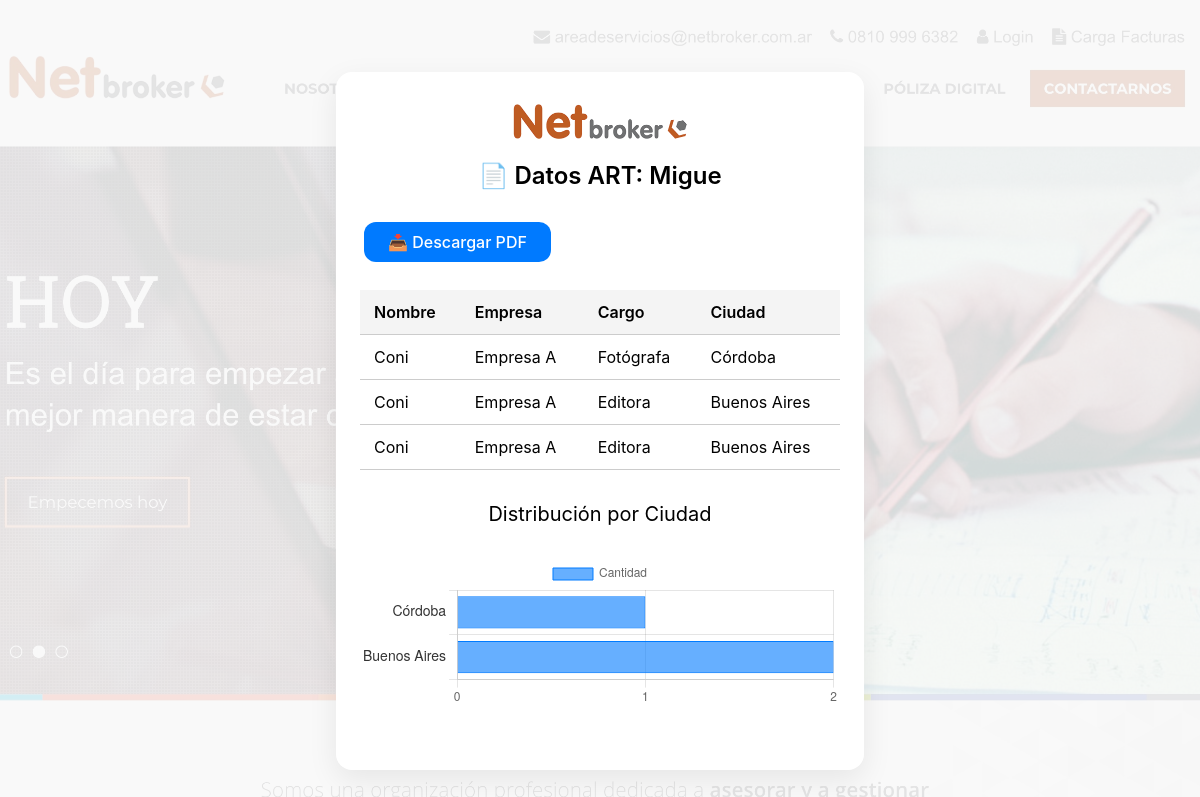
The page /datos_art/5 (signed in) on the database its author committed.
### tables this page shows
CREATE TABLE "usuarios" (
        id INTEGER PRIMARY KEY AUTOINCREMENT,
        nombre TEXT NOT NULL,
        usuario TEXT NOT NULL,
        clave TEXT NOT NULL,
        rol TEXT NOT NULL
    );

CREATE TABLE datos_csv (
    id INTEGER PRIMARY KEY AUTOINCREMENT,
    usuario_id INTEGER NOT NULL,
    nombre TEXT NOT NULL,
    empresa TEXT NOT NULL,
    cargo TEXT NOT NULL,
    ciudad TEXT NOT NULL
);

### rutas/usuarios.py (the view)
@usuarios.route('/datos_art/<int:usuario_id>')
def datos_art(usuario_id):
    if session.get('rol') != 'admin':
        return redirect(url_for('auth.index'))
    db = get_db()
    datos = db.execute('SELECT nombre, empresa, cargo, ciudad FROM datos_csv WHERE usuario_id = ?', (usuario_id,)).fetchall()
    cliente = db.execute('SELECT nombre FROM usuarios WHERE id = ?', (usuario_id,)).fetchone()
    ciudades = {}
    for fila in datos:
        ciudad = fila['ciudad']
        ciudades[ciudad] = ciudades.get(ciudad, 0) + 1
    labels = list(ciudades.keys())
    valores = list(ciudades.values())
    return render_template(
        'datos_cliente_admin.html',
        datos=datos,
        cliente_nombre=cliente['nombre'],
        usuario_id=usuario_id,
        labels=labels,
        valores=valores
    )

### rutas/usuarios.py (called while the page is built)
def get_db():
    if 'db' not in g:
        g.db = sqlite3.connect(app.config['DATABASE'])
        g.db.row_factory = sqlite3.Row
    return g.db

### templates/datos_cliente_admin.html (shortened to what this page needs)
<!DOCTYPE html>
<html lang="es">
<head>
    <link rel="stylesheet" href="{{ url_for('static', filename='css/style.css') }}">
</head>
<body>
<div class="formulario container">
    <img src="{{ url_for('static', filename='img/logo-netbroker.png') }}" alt="Logo de NetBroker" class="logo">
<h2>📄 Datos ART: {{ cliente_nombre }}</h2>
    <a href="{{ url_for('usuarios.descargar_pdf', usuario_id=usuario_id) }}" class="btn btn-blue">📥 Descargar PDF</a>
<table>
        <thead>
            <tr>
                <th>Nombre</th>
                <th>Empresa</th>
                <th>Cargo</th>
                <th>Ciudad</th>
            </tr>
        </thead>
        <tbody>
        {% for fila in datos %}
            <tr>
                <td>{{ fila['nombre'] }}</td>
                <td>{{ fila['empresa'] }}</td>
                <td>{{ fila['cargo'] }}</td>
                <td>{{ fila['ciudad'] }}</td>
            </tr>
        {% endfor %}
        </tbody>
    </table>
<h3 style="margin-top:2rem; text-align:center;">Distribución por Ciudad</h3>
    <div style="max-width: 600px; margin: 2rem auto;">
        <canvas id="graficoCiudad"></canvas>
    </div>
</div>
<script>
const ctx = document.getElementById('graficoCiudad');
const chart = new Chart(ctx, {
    type: 'bar',
    data: {
        labels: {{ labels | safe }},
        datasets: [{
            label: 'Cantidad',
            data: {{ valores | safe }},
            backgroundColor: 'rgba(0, 123, 255, 0.6)',
            borderColor: 'rgba(0, 123, 255, 1)',
            borderWidth: 1
        }]
    },
    options: {
        indexAxis: 'y',
        responsive: true,
        maintainAspectRatio: false,
        scales: {
            x: {
                beginAtZero: true,
                ticks: { stepSize: 1 }
            },
            y: {
                ticks: {
                    color: '#333',
                    font: {
                        size: 14
                    }
                }
            }
        },
        plugins: {
            legend: {
                position: 'top'
            },
            tooltip: {
                enabled: true
            }
        }
    }
});
</script>
</body>
</html>

### static/css/style.css (style rules this page uses)
body { position: relative; min-height: 100vh; margin: 0; padding: 0; z-index: 0; overflow-x: hidden; }
body::before { content: ""; position: fixed; top: 0; left: 0; width: 100%; height: 100%; background-image: url("../img/bg.jpg"); background-size: cover; background-position: center; opacity: 0.15; z-index: -1; }
body { font-family: -apple-system, BlinkMacSystemFont, "SF Pro Text", "Helvetica Neue", Helvetica, Arial, sans-serif; background: #f8f8f8; margin: 0; padding: 40px; }
h1, h2 { text-align: center; font-size: 24px; font-weight: 600; margin-bottom: 24px; }
h3 { text-align: center; font-size: 20px; font-weight: 400; margin-bottom: 22px; }
.formulario.container { margin-top: 2rem; }
.container, .admin-panel, .cliente-panel, .formulario-csv { max-width: 720px; margin: auto; background: white; padding: 30px 24px; border-radius: 16px; box-shadow: 0 10px 30px rgba(0,0,0,0.08); }
.container { width: 100%; max-width: 800px; padding: 2rem; background: white; border-radius: 1.5rem; box-shadow: 0 0 15px rgba(0, 0, 0, 0.05); }
.formulario { max-width: 480px; margin: auto; margin-top: 4rem; background: white; padding: 30px 24px; border-radius: 16px; box-shadow: 0 10px 30px rgba(0,0,0,0.08); }
.btn { display: inline-block; padding: 10px 24px; font-size: 16px; border-radius: 12px; text-align: center; text-decoration: none; transition: all 0.2s ease; cursor: pointer; font-weight: 500; margin: 8px 4px; }
.btn-blue { background-color: #007aff; color: white; border: none; }
img.logo { display: block; max-width: 180px; margin: 0 auto 20px; }
table { width: 100%; border-collapse: collapse; font-size: 16px; margin-top: 20px; }
table th, table td { padding: 12px 14px; border-bottom: 1px solid #ccc; text-align: left; }
table th { background-color: #f4f4f4; font-weight: 600; }

### rows shown on the page
usuarios: nombre "Migue"
datos_csv: nombre "Coni", empresa "Empresa A", cargo "Fotógrafa", ciudad "Córdoba"
datos_csv: nombre "Coni", empresa "Empresa A", cargo "Editora", ciudad "Buenos Aires"
datos_csv: nombre "Coni", empresa "Empresa A", cargo "Editora", ciudad "Buenos Aires"

### other values the page prints
chart data {{ labels | safe }} ['Córdoba', 'Buenos Aires']
chart data {{ valores | safe }} [1, 2]
